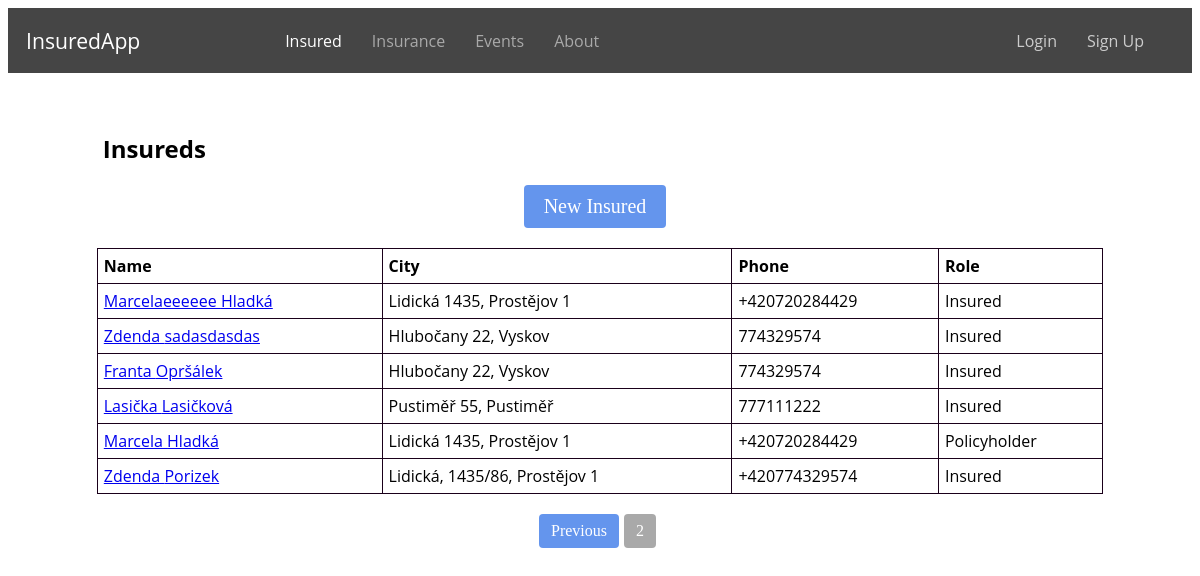
The app's page /insured/?page=2, older data.
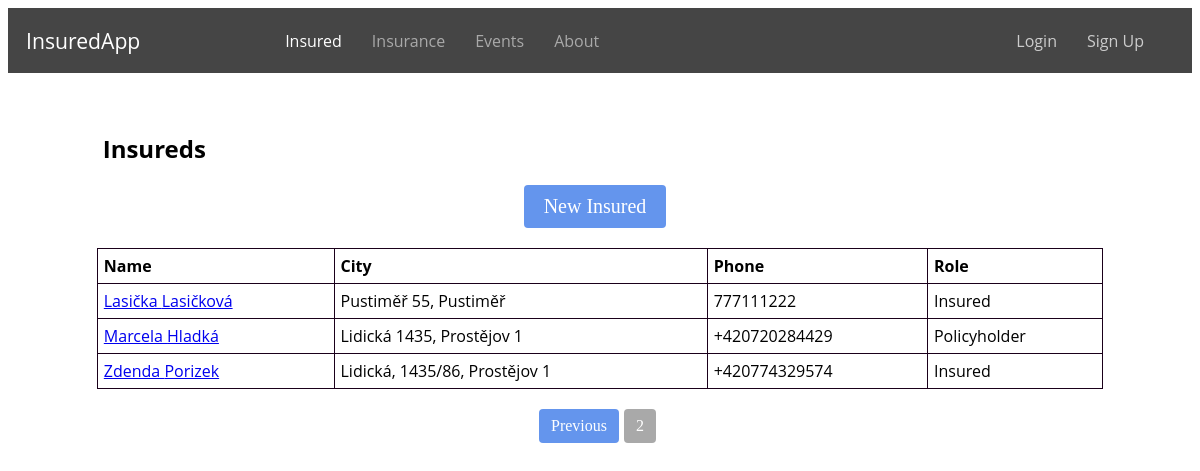
The same page, newer data.
### evidence/models.py (models this page shows, shortened)
class Insured(models.Model):
    user = models.ForeignKey(User, on_delete=models.CASCADE, related_name='insured', null=True, blank=True)
    first_name = models.CharField(max_length=100)
    profile_photo = models.ImageField(upload_to='profile_photos', blank=True, null=True)
    last_name = models.CharField(max_length=100)
    email = models.EmailField()
    role = models.CharField(max_length=20, choices=RoleEnum.choices(), null=True)
    street = models.CharField(max_length=100)
    city = models.CharField(max_length=64)
    zipcode = models.CharField(max_length=16)
    phone = models.CharField(max_length=16)
    is_policyholder = models.BooleanField(default=False)
    class Meta:
        ordering = ['id']

### evidence/views.py (the view)
# urls.py: path('insured/', views.insured, name='insured'),
def insured(request):
    insured_list = Insured.objects.prefetch_related('insurance')
    paginator = Paginator(insured_list, 7)
    page_number = request.GET.get('page')
    page_obj = paginator.get_page(page_number)
    return render(request, 'insured.html', {'page_obj': page_obj})

### evidence/templates/insured.html (shortened to what this page needs)
{% extends 'base.html' %}
{% block content %}
    <h2 class="insured-h">Insureds</h2>
    <div class="main-buttons">
        <a href="{% url 'new_insured' %}" class="button button-add">New Insured</a>
    </div>
    <table class="insured-table">
        <thead>
            <tr>
                <th>Name</th>
                <th>City</th>
                <th>Phone</th>
                <th>Role</th>
            </tr>
        </thead>
        <tbody>
            {% for insured in page_obj %}
                <tr>
                    <td><a href="{% url 'insured_detail' insured.id %}">{{ insured.first_name }} {{ insured.last_name }}</a></td>
                    <td>{{ insured.street }}, {{ insured.city }}</td>
                    <td>{{ insured.phone }}</td>
                    <td>
                        {% if insured.role == 'insurer' %}
                           <span class="policyholder-badge">Policyholder</span>
                        {% else %}
                           <span class="insured-badge">Insured</span>
                        {% endif %}
                    </td>
                </tr>
            {% endfor %}
        </tbody>
    </table>
    <div class="pagination">
        {% if page_obj.has_previous %}
            <a href="?page={{ page_obj.previous_page_number }}">Previous</a>
        {% endif %}
        <span class="current-page">{{ page_obj.number }}</span>
    </div>
{% endblock %}

Row changes from the older to the newer data that the page shows:
removed Insured: first_name "Marcelaeeeeee", last_name "Hladká", street "Lidická 1435", city "Prostějov 1", phone "+420720284429", shows "Insured"
no longer on this page (row unchanged): Insured: first_name "Zdenda", last_name "sadasdasdas", street "Hlubočany 22", city "Vyskov", phone "774329574", shows "Insured"
no longer on this page (row unchanged): Insured: first_name "Franta", last_name "Opršálek", street "Hlubočany 22", city "Vyskov", phone "774329574", shows "Insured"
